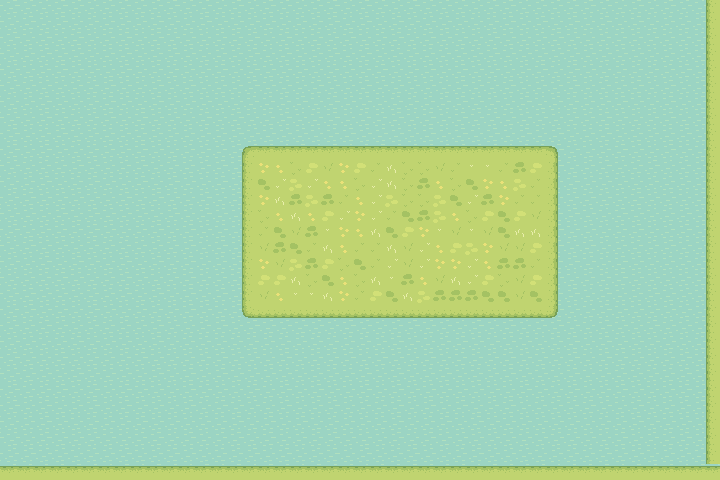

A level layout from a 2D game, rendered from its tile map. Below: a short description, then the map file with tile-grid data replaced by summaries:
An orthogonal 45x30 tile map with 16x16 px tiles, 3 tile layers (Water, Grass, Trees), 1 hidden layer not drawn, 5 tilesets.

<map version="1.9" tiledversion="1.9.2" orientation="orthogonal" renderorder="right-down" width="45" height="30" tilewidth="16" tileheight="16" infinite="0" nextlayerid="10" nextobjectid="3">
 <tileset firstgid="1" name="Hill" tilewidth="16" tileheight="16" tilecount="77" columns="11">
  <image source="Tilesets/ground_tiles/new_tiles/Grass_hill_tiles_v2.png" width="176" height="112" />
 </tileset>
 <tileset firstgid="78" name="Grass" tilewidth="16" tileheight="16" tilecount="80" columns="10">
  <image source="Tilesets/ground_tiles/old_tiles/Grass.png" width="160" height="128" />
 </tileset>
 <tileset firstgid="158" name="Water" tilewidth="16" tileheight="16" tilecount="4" columns="4">
  <image source="Tilesets/Water.png" width="64" height="16" />
 </tileset>
 <tileset firstgid="162" name="block" tilewidth="16" tileheight="16" tilecount="1" columns="1">
  <image source="block.png" width="16" height="16" />
 </tileset>
 <tileset firstgid="163" name="Trees" tilewidth="16" tileheight="16" tilecount="1024" columns="32">
  <image source="Tilesets/Trees.jpg" width="512" height="512" />
 </tileset>
 <group id="7" name="TileMap">
  <layer id="1" name="Water" width="45" height="30">
   <data>[1350 cells, 1350 non-empty, 4 distinct tile ids]</data>
  </layer>
  <group id="3" name="Ground">
   <layer id="2" name="Grass" width="45" height="30">
    <data>[1350 cells, 294 non-empty, 20 distinct tile ids]</data>
   </layer>
   <layer id="9" name="Trees" width="45" height="30">
    <data>[1350 cells, 0 non-empty, 0 distinct tile ids]</data>
   </layer>
  </group>
 </group>
 <group id="4" name="Collision">
  <layer id="8" name="block" width="45" height="30" visible="0">
   <data>[1350 cells, 66 non-empty, 1 distinct tile ids]</data>
  </layer>
 </group>
</map>
